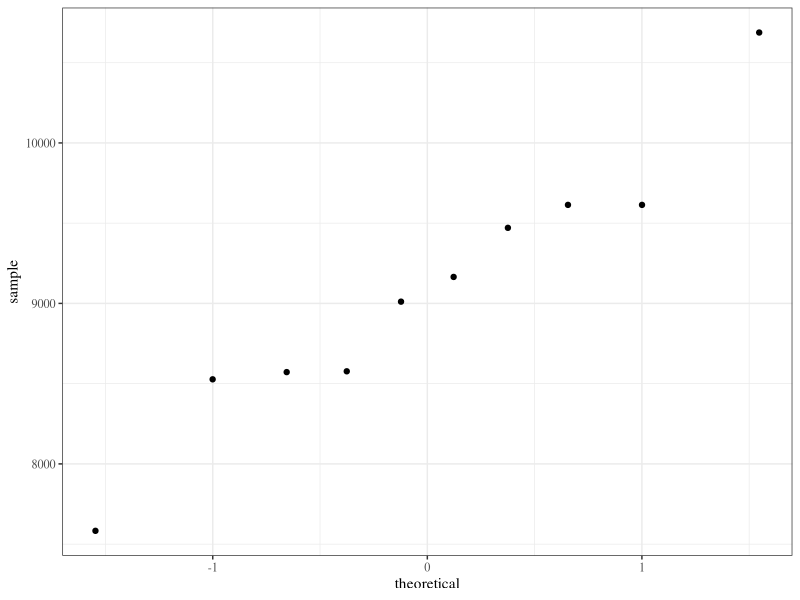

R code for this plot:
## ---- chunk 1
library(knitr)
library(tidyverse)
library(xtable)

knitr::opts_chunk$set(echo=FALSE, message=FALSE, warning=FALSE, fig.height = 2)
theme_set(theme_bw(base_family = "serif"))
## ---- chunk 2
    freq <- data.frame(Diameter = c(4.52, 4.66, 4.67, 4.68, 4.69, 4.70, 4.71, 4.72),
                       Frequency = c(1, 4, 7, 7, 14, 9, 4, 4))
    kable(freq)
## ---- chunk 3
    paper <- data.frame(Test = 1:10,
                        Breaking_Strength = c(8577, 9471, 9011, 7583, 8572, 10688, 9614, 9614, 8527, 9165))
    
    kable(t(paper))
    
    paper %>%
    ggplot(aes(sample=Breaking_Strength)) +
      stat_qq()
## ---- chunk 4
    bushings <- data.frame(Bushing = 1:16,
                           Student_A = c(.369, .369, .369, .370, .3695, .370, .3695, .369, .369, .3695, .369, .369, .3695, .37, .369, .369),
                           Student_B = c(.369, .3695, .3695, .3695, .3695, .37, .37, .369, .37, .369, .3695, .3695, .369, .3695, .369, .369))   
    kable(t(bushings)[, 1:8])
    kable(t(bushings)[, 9:16])
## ---- chunk 5
    stretch <- data.frame(Brand_B = c(.86, .88, .88),
                          Brand_D = c(1.06, 1.02, 1.04))
    kable(stretch)
